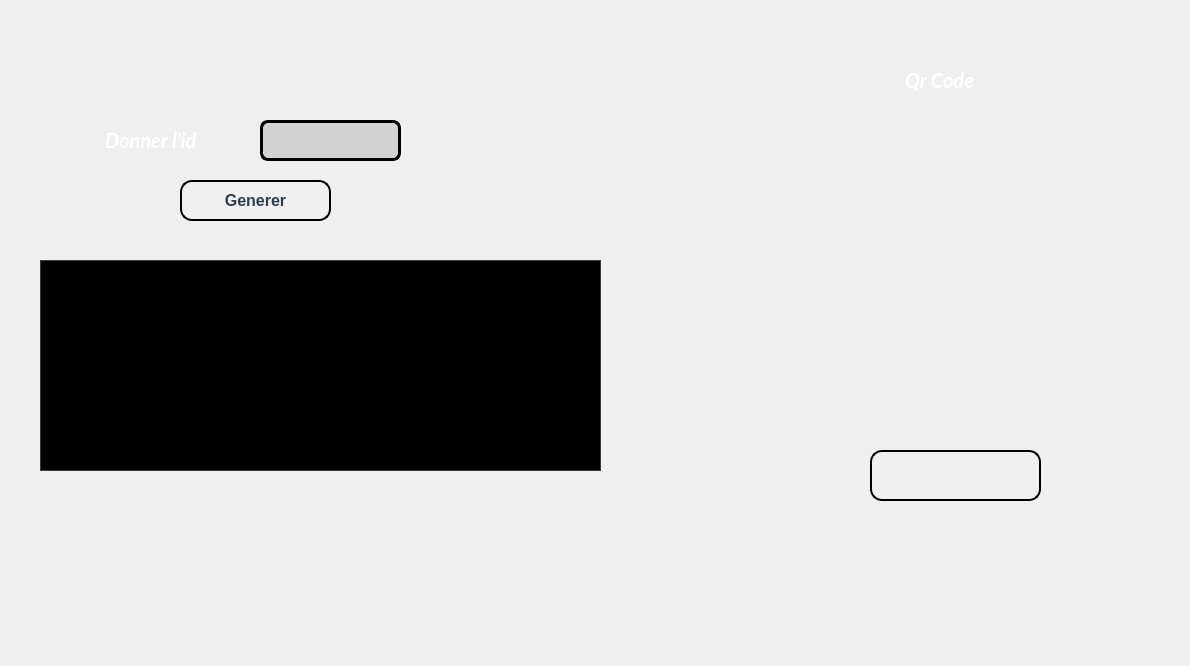
    <widget class="QWidget" name="tab_8">
     <attribute name="title">
      <string>Qr</string>
     </attribute>
     <widget class="QLabel" name="label_28">
      <property name="geometry">
       <rect>
        <x>890</x>
        <y>60</y>
        <width>121</width>
        <height>41</height>
       </rect>
      </property>
      <property name="font">
       <font>
        <family>Lato</family>
        <pointsize>-1</pointsize>
        <italic>true</italic>
        <bold>true</bold>
       </font>
      </property>
      <property name="styleSheet">
       <string notr="true">QLabel {
    color: white;                     /* Couleur du texte (blanc) */
    font-size: 20px;                  /* Taille de police */
    font-family: 'Lato', sans-serif;  /* Polices de fallback */
    padding: 10px;                    /* Espacement autour du texte */
    font-weight: bold;                /* Met le texte en gras */
    font-style: italic;               /* Met le texte en italique */
}
</string>
      </property>
      <property name="text">
       <string>Qr Code</string>
      </property>
     </widget>
     <widget class="QLabel" name="label_29">
      <property name="geometry">
       <rect>
        <x>90</x>
        <y>120</y>
        <width>151</width>
        <height>41</height>
       </rect>
      </property>
      <property name="font">
       <font>
        <family>Lato</family>
        <pointsize>-1</pointsize>
        <italic>true</italic>
        <bold>true</bold>
       </font>
      </property>
      <property name="styleSheet">
       <string notr="true">QLabel {
    color: white;                     /* Couleur du texte (blanc) */
    font-size: 20px;                  /* Taille de police */
    font-family: 'Lato', sans-serif;  /* Polices de fallback */
    padding: 10px;                    /* Espacement autour du texte */
    font-weight: bold;                /* Met le texte en gras */
    font-style: italic;               /* Met le texte en italique */
}
</string>
      </property>
      <property name="text">
       <string>Donner l'id</string>
      </property>
     </widget>
     <widget class="QLineEdit" name="lineEditID">
      <property name="geometry">
       <rect>
        <x>260</x>
        <y>120</y>
        <width>141</width>
        <height>41</height>
       </rect>
      </property>
      <property name="styleSheet">
       <string notr="true">QLineEdit {
    border: 3px solid black;          /* Couleur du contour (noir) */
    border-radius: 8px;               /* Coins arrondis */
    padding: 10px;                    /* Espacement à l'intérieur du line edit */
    background-color: #D3D3D3;        /* Fond gris clair */
    color: #333;                      /* Couleur du texte sombre */
    font-size: 14px;                  /* Taille de police */
    transition: border-color 0.3s;    /* Transition douce pour la couleur du contour */
}

QLineEdit:focus {
    border: 3px solid black;          /* Contour noir lorsqu'il est en focus */
    box-shadow: 0 0 5px rgba(0, 0, 0, 0.5); /* Effet d'ombre subtil (noir) */
}

QLineEdit::placeholder {
    color: #999;                      /* Couleur du texte d'espace réservé */
    opacity: 1;                       /* Assurez-vous que l'espace réservé est complètement opaque */
}
</string>
      </property>
     </widget>
     <widget class="QPushButton" name="genererQRCodeButton">
      <property name="geometry">
       <rect>
        <x>180</x>
        <y>180</y>
        <width>151</width>
        <height>41</height>
       </rect>
      </property>
      <property name="styleSheet">
       <string notr="true">QPushButton {
    border-radius: 12px; /* Coins arrondis */
    background: #F0F0F0; /* Fond gris clair */
    color: #2C3E50; /* Couleur du texte bleu-gris foncé */
    padding: 12px 20px; /* Espacement plus grand pour une zone de clic plus large */
    border: 2px solid black; /* Contour noir */
    font-weight: bold; /* Texte en gras pour mettre en valeur */
    font-size: 16px; /* Taille de police légèrement plus grande */
    transition: background-color 0.3s, box-shadow 0.3s, transform 0.2s; /* Transitions douces */
}

QPushButton:hover {
    background: rgba(41, 128, 185, 0.15); /* Bleu clair au survol */
    box-shadow: 0px 6px 20px rgba(0, 0, 0, 0.3); /* Ombre plus prononcée pour la profondeur */
    transform: translateY(-3px); /* Effet de soulèvement */
}

QPushButton:pressed {
    background: rgba(41, 128, 185, 0.25); /* Bleu légèrement plus foncé lorsque pressé */
    box-shadow: inset 0px 6px 12px rgba(0, 0, 0, 0.2); /* Effet d'ombre intérieure */
    transform: translateY(1px); /* Effet de légère dépression */
}
</string>
      </property>
      <property name="text">
       <string>Generer</string>
      </property>
     </widget>
     <widget class="QPushButton" name="telechargerQRCodeButton">
      <property name="geometry">
       <rect>
        <x>870</x>
        <y>450</y>
        <width>171</width>
        <height>51</height>
       </rect>
      </property>
      <property name="styleSheet">
       <string notr="true">QPushButton {
	image: url(:/Downloads/image-removebg-preview.png);
    border-radius: 12px; /* Coins arrondis */
    background: #F0F0F0; /* Fond gris clair */
    color: #2C3E50; /* Couleur du texte bleu-gris foncé */
    padding: 12px 20px; /* Espacement plus grand pour une zone de clic plus large */
    border: 2px solid black; /* Contour noir */
    font-weight: bold; /* Texte en gras pour mettre en valeur */
    font-size: 16px; /* Taille de police légèrement plus grande */
    transition: background-color 0.3s, box-shadow 0.3s, transform 0.2s; /* Transitions douces */
}

QPushButton:hover {
    background: rgba(41, 128, 185, 0.15); /* Bleu clair au survol */
    box-shadow: 0px 6px 20px rgba(0, 0, 0, 0.3); /* Ombre plus prononcée pour la profondeur */
    transform: translateY(-3px); /* Effet de soulèvement */
}

QPushButton:pressed {
    background: rgba(41, 128, 185, 0.25); /* Bleu légèrement plus foncé lorsque pressé */
    box-shadow: inset 0px 6px 12px rgba(0, 0, 0, 0.2); /* Effet d'ombre intérieure */
    transform: translateY(1px); /* Effet de légère dépression */
}
</string>
      </property>
      <property name="text">
       <string/>
      </property>
     </widget>
     <widget class="QLabel" name="qrCodeLabel">
      <property name="geometry">
       <rect>
        <x>810</x>
        <y>130</y>
        <width>291</width>
        <height>291</height>
       </rect>
      </property>
      <property name="styleSheet">
       <string notr="true">background-image: url(:/Pictures/img/randomqr-256.png);</string>
      </property>
      <property name="text">
       <string/>
      </property>
     </widget>
     <widget class="QLabel" name="label_51">
      <property name="geometry">
       <rect>
        <x>0</x>
        <y>0</y>
        <width>1181</width>
        <height>657</height>
       </rect>
      </property>
      <property name="styleSheet">
       <string notr="true">background-image: url(:/Downloads/depositphotos_514902144-stock-il.jpg);</string>
      </property>
      <property name="text">
       <string/>
      </property>
     </widget>
     <widget class="QTableView" name="tableView_7">
      <property name="geometry">
       <rect>
        <x>40</x>
        <y>260</y>
        <width>561</width>
        <height>211</height>
       </rect>
      </property>
      <property name="styleSheet">
       <string notr="true">QTableView {
    background-color: black;        /* Fond de la table en noir */
    color: white;                   /* Texte en blanc */
    border: 1px solid #3A3A3A;      /* Bordure gris foncé */
    gridline-color: #444444;        /* Couleur des lignes de grille (gris foncé) */
    selection-background-color: #2980B9; /* Fond bleu pour la sélection */
    selection-color: white;         /* Texte blanc pour la sélection */
}

QTableView::item {
    background-color: black;        /* Fond noir pour les cellules */
    color: white;                   /* Texte des cellules en blanc */
}

QTableView::item:selected {
    background-color: #2980B9;      /* Fond bleu pour les cellules sélectionnées */
    color: white;                   /* Texte blanc pour les cellules sélectionnées */
}
</string>
      </property>
     </widget>
     <zorder>label_51</zorder>
     <zorder>label_28</zorder>
     <zorder>label_29</zorder>
     <zorder>lineEditID</zorder>
     <zorder>genererQRCodeButton</zorder>
     <zorder>telechargerQRCodeButton</zorder>
     <zorder>qrCodeLabel</zorder>
     <zorder>tableView_7</zorder>
    </widget>
